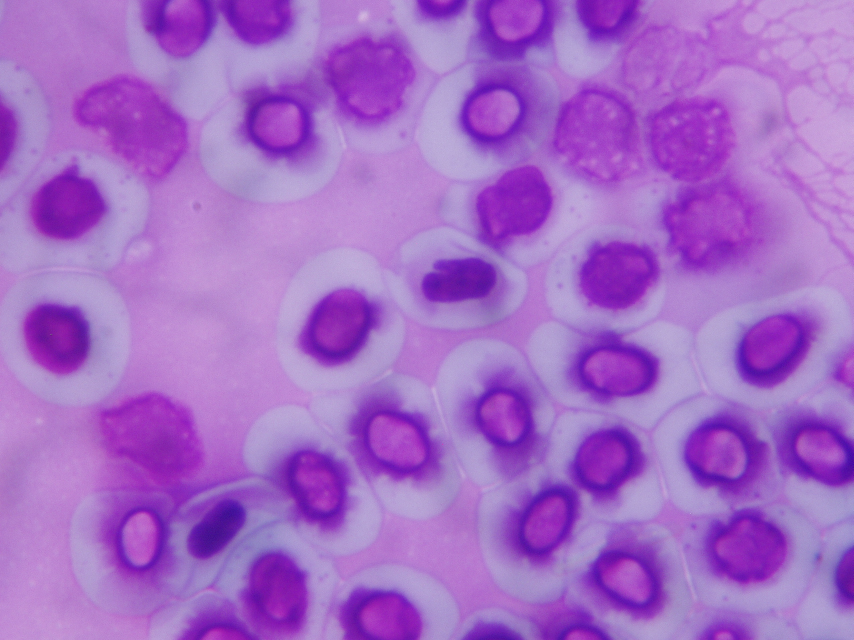
#> input picture data/entrenamiento/Peces/Blebed.JPG, 2560 x 1920 px, given in place of Blebed.tif, which was not available (shown at 1/3 size)
$ python Pipeline_Imagenes.py
#> lines starting #> are read from the running program, lines starting #| are printed output that depends on the picture; after the words box and inside, x2 and y2 are one past the last pixel; in counts of white or black regions, pixels touching at a corner belong together; pictures that were not available may be replaced by others from this repository, and a replacement may not be noted
#!/usr/bin/env python
# coding: utf-8

# In[2]:


#Librerías
import sys
import os
from tensorflow.python.keras.preprocessing.image import ImageDataGenerator
from tensorflow.python.keras import optimizers
from tensorflow.python.keras.models import Sequential
from tensorflow.python.keras.layers import Dropout, Flatten, Dense, Activation
from tensorflow.python.keras.layers import  Convolution2D, MaxPooling2D
from tensorflow.python.keras import backend as K
from tensorflow.python.keras import applications
#Librerías para la creación Clases de Imagenes
import skimage
from skimage import data
from skimage.filters import threshold_li
from skimage.segmentation import clear_border
from skimage.measure import label, regionprops
from skimage.morphology import closing, square
from skimage.color import label2rgb
from skimage import io
from skimage import color
import numpy as np
import matplotlib.pyplot as plt
import matplotlib.patches as mpatches
import cv2
import os


# In[3]:


DATADIR_Peces = "./data/entrenamiento/Peces"


# In[4]:


CATEGORIES = ["AN","Peces","Moluscos"]


# In[6]:


fig, ax = plt.subplots(figsize=(10.6666, 10.6666))
image = "./data/entrenamiento/Peces/Blebed.tif"
image = io.imread(image)
#> image is the input picture: shape (1920, 2560, 3); mean R, G, B 164, 106, 199.3
ax.imshow(image)


# In[12]:


def IC_Peces (im, box):
#> called with box = 292
    box=int(box)
    image_label_overlay = im
    imagen_peces = color.rgb2gray(image_label_overlay[:,:,2])
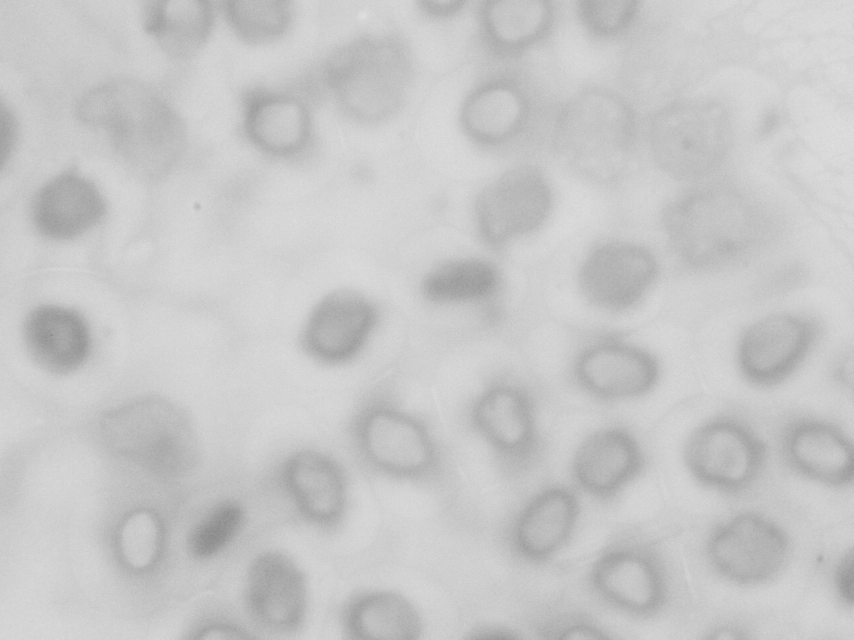
#> imagen_peces: shape (1920, 2560) (shown at 1/3 size); min 70, max 255, mean 199.3
    img=imagen_peces
    thresh = threshold_li(imagen_peces)
#> thresh = 195
    #Obtenemos los objetos detectados en la imagen eliminando el fondo
    bw = closing(imagen_peces > thresh, square(3))
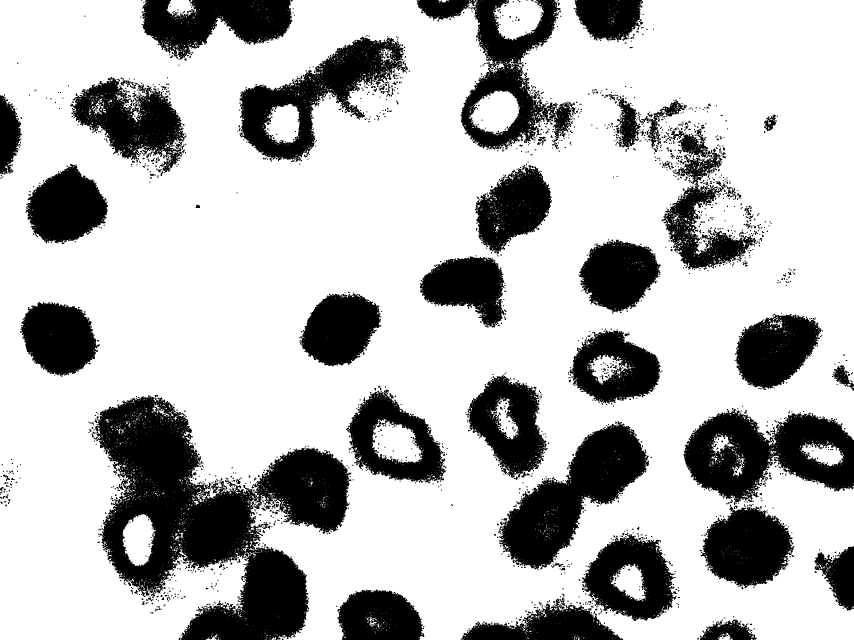
#> bw: shape (1920, 2560) bool (shown at 1/3 size); 73.3% white; 2484 black regions (1773 under 20 px), largest, box (x1, y1, x2, y2) and area: (286, 1185, 927, 1920) 211965, (2051, 1224, 2560, 1506) 82564, (1497, 1264, 1947, 1707) 82383

    # Etiquetamos los objetos detectados en la imagen
    label_image_blue = label(bw)
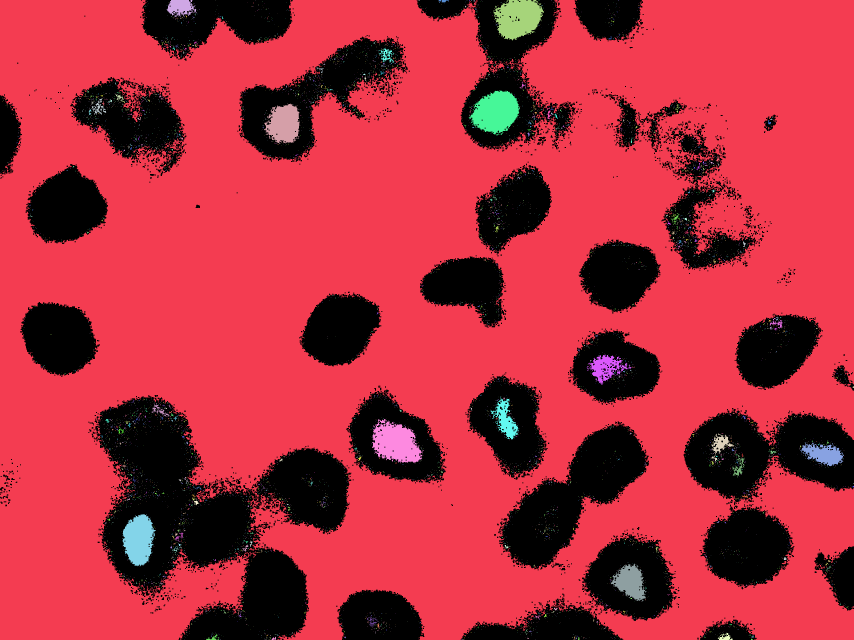
#> label_image_blue: shape (1920, 2560) int32 (shown at 1/3 size); 6536 distinct labels, from 0 to 6535; one colour per label, 0 black
    #Contamos el numero de nucleos detectados
    region_image_blue = label_image_blue.copy()

    cell_num=1
    for region in regionprops(label_image_blue, imagen_peces):
        if region.area > 200:#regiones de color azul con un minimo de pixeles: un nucleo
            region_image_blue[:,:] = 0
            region_image_blue[label_image_blue == region.label] = region.label
            region_image_blue[region_image_blue != 0] = imagen_peces[region_image_blue != 0]
            centre=region.centroid

            bbox = [(int(centre[0]-box/2)),(int(centre[0]+box/2)),(int(centre[1]-box/2)),(int(centre[1]+box/2))]

            for i,j in enumerate(bbox):
                if j<0:
                    bbox[i+1]=box
                    bbox[i]=0
                if j>1024:
                    bbox[i-1]=1024-box
                    bbox[i]=1024

            sel_cel = region_image_blue[bbox[0]:bbox[1],bbox[2]:bbox[3]]
            col_sel_cel=np.matrix(sel_cel, "uint8")
            plt.close("all")
            cell_num+=1
#> this loop made 6535 passes
#> centre on passes 1, 2, 11, 430, 835, 971, 1059, 2805, 3013, 3286, 3355, 3570: (913.5, 1271), (21.57, 541.5), (54.17, 1554.5), (165.2, 1159.4), (336.2, 1487.4), (323, 296), (371.4, 851.2), (970.2, 2331.2), (1102.3, 1817.2), (1259.4, 1516.7), (1231.3, 478.1), (1328.6, 1187.3)
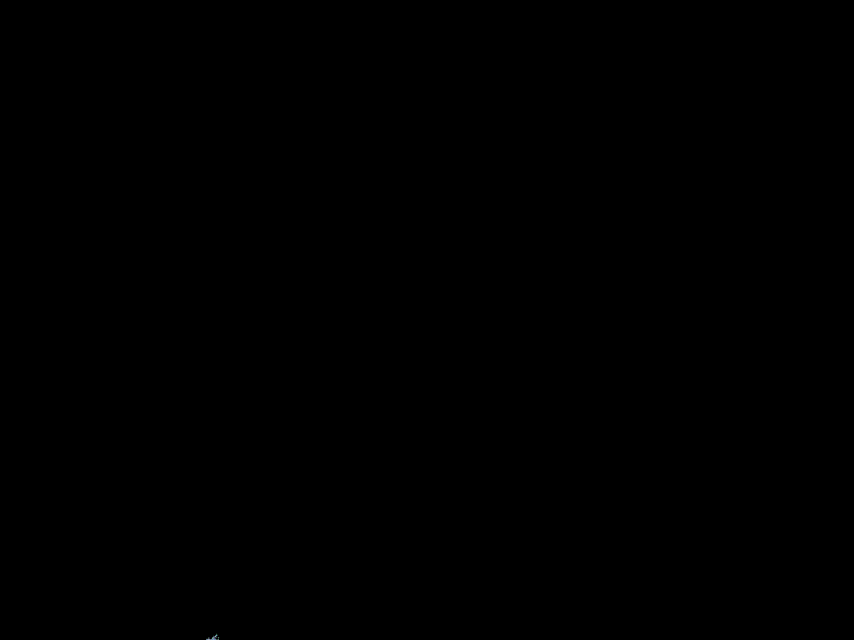
#> region_image_blue: shape (1920, 2560) int32 (shown at 1/3 size); 27 distinct labels, from 0 to 209; one colour per label, 0 black
#> sel_cel: shape (292, 239) int32; every value is 0
#> after the loop, cell_num = 22
    return col_sel_cel

image = IC_Peces(image, 292)
#> image: shape (292, 239); every value is 0


# In[10]:


from skimage import transform as tf
box=292
tform =tf.AffineTransform(scale=(1,1.5), rotation=-0.5,translation=(0,0), shear=0)
img_warp = tf.warp(image, tform)
#> img_warp: shape (292, 239) float64; every value is 0

img_warp = img_warp*255
plt.subplots( figsize=(20,20))
plt.subplot(1,2,1)
plt.imshow(image)
plt.subplot(1,2,2)
plt.imshow(img_warp)
plt.show( )


# In[11]:


fig, ax = plt.subplots(figsize=(10.6666, 10.6666))
image = "./data/entrenamiento/Moluscos/BlebbedG.tif"
image = io.imread(image)
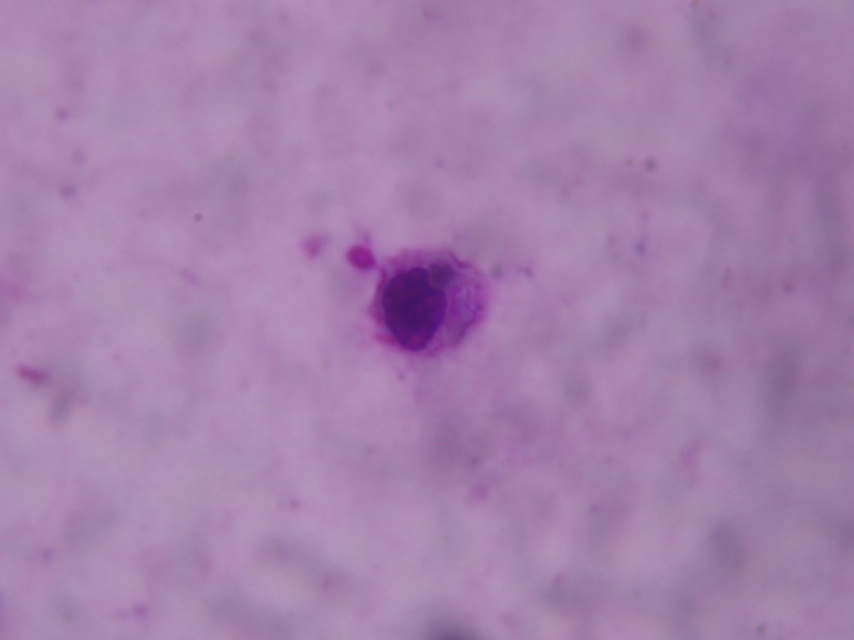
#> input picture data/entrenamiento/Moluscos/BlebbedG.JPG, 2560 x 1920 px, given in place of BlebbedG.tif, which was not available (shown at 1/3 size)
#> image is the input picture: shape (1920, 2560, 3); mean R, G, B 164.7, 129.5, 172.3
ax.imshow(image)


# In[18]:


def IC_Moluscos (im, box):
#> called with box = 192
    box=int(box)
    image_label_overlay = im
    imagen_moluscos = color.rgb2gray(image_label_overlay[:,:,2])
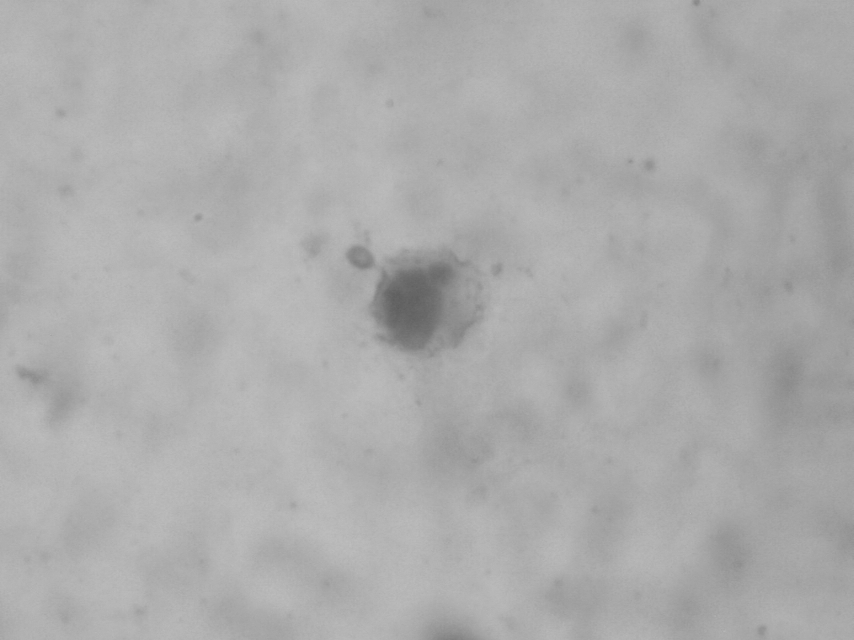
#> imagen_moluscos: shape (1920, 2560) (shown at 1/3 size); min 87, max 255, mean 172.3
    img=imagen_moluscos
    thresh = threshold_li(imagen_moluscos)
#> thresh = 168.2
    #Obtenemos los objetos detectados en la imagen eliminando el fondo
    bw = closing(imagen_moluscos > thresh, square(3))
#> bw: shape (1920, 2560) bool; 76.7% white; 2437 black regions (1392 under 20 px), largest, box (x1, y1, x2, y2) and area: (1953, 0, 2560, 1920) 666670, (1015, 669, 1534, 1157) 133590, (1244, 1167, 1671, 1504) 65801

    # Etiquetamos los objetos detectados en la imagen
    label_image_blue = label(bw)
#> label_image_blue: shape (1920, 2560) int32; 4392 distinct labels, from 0 to 4391
    #Contamos el numero de nucleos detectados
    region_image_blue = label_image_blue.copy()

    cell_num=1
    for region in regionprops(label_image_blue, imagen_moluscos):
        if region.area > 200:#regiones de color azul con un minimo de pixeles: un nucleo
            region_image_blue[:,:] = 0
            region_image_blue[label_image_blue == region.label] = region.label
            region_image_blue[region_image_blue != 0] = imagen_peces[region_image_blue != 0]
            centre=region.centroid

            bbox = [(int(centre[0]-box/2)),(int(centre[0]+box/2)),(int(centre[1]-box/2)),(int(centre[1]+box/2))]

            for i,j in enumerate(bbox):
                if j<0:
                    bbox[i+1]=box
                    bbox[i]=0
                if j>1024:
                    bbox[i-1]=1024-box
                    bbox[i]=1024

            sel_cel = region_image_blue[bbox[0]:bbox[1],bbox[2]:bbox[3]]
            col_sel_cel=np.matrix(sel_cel, "uint8")
            plt.close("all")
            cell_num+=1
#> this loop made 1 pass
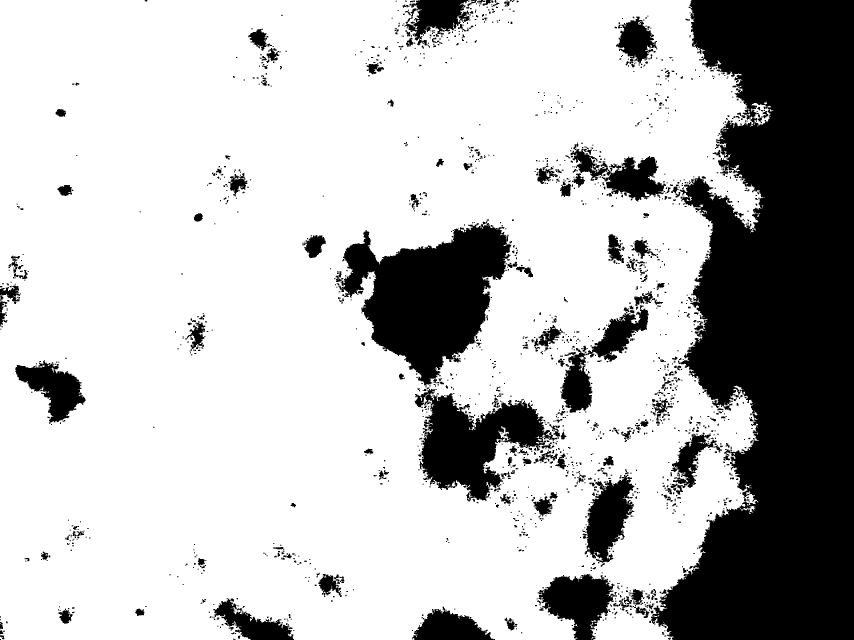
#> region_image_blue: shape (1920, 2560) int32 (shown at 1/3 size); values 0 (black) and 1 (white), 74% white; 2001 black regions (1177 under 20 px), largest, box (x1, y1, x2, y2) and area: (1953, 0, 2560, 1920) 811820, (1015, 669, 1534, 1157) 136355, (1244, 1167, 1671, 1504) 67566
#> after the loop, cell_num = 1
    return col_sel_cel

#> (the run stopped early here; a loop or call above may not have finished)
